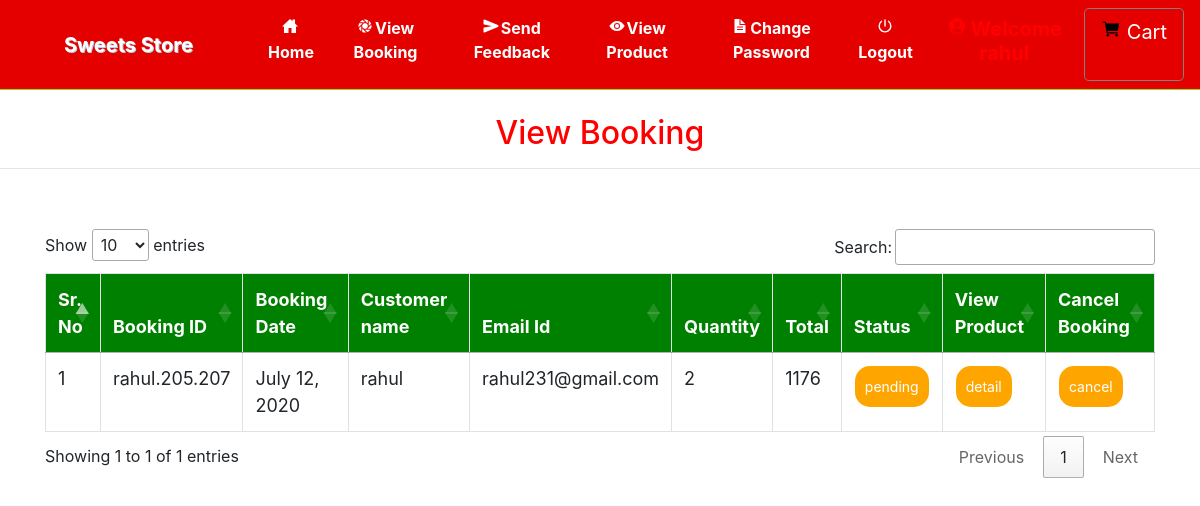
Page /admin_viewBooking (signed in) on the committed database.
### grocery/models.py (models this page shows, shortened)
class Booking(models.Model):
    status = models.ForeignKey(Status, on_delete=models.CASCADE, null=True)
    profile = models.ForeignKey(Profile, on_delete=models.CASCADE, null=True)
    booking_id = models.CharField(max_length=200,null=True)
    quantity = models.CharField(max_length=100,null=True)
    book_date = models.CharField(max_length=30, null=True)
    total = models.IntegerField(null=True)

class Profile(models.Model):
    user = models.ForeignKey(User, on_delete=models.CASCADE, null=True)
    dob = models.DateField(null=True)
    city = models.CharField(max_length=30, null=True)
    address = models.CharField(max_length=50, null=True)
    contact = models.CharField(max_length=10, null=True)
    image = models.FileField(null=True)

class Status(models.Model):
    name = models.CharField(max_length=20, null=True)

### grocery/views.py (the view)
# urls.py: path('admin_viewBooking', Admin_View_Booking, name='admin_viewBooking'),
def Admin_View_Booking(request):
    if not request.user.is_authenticated:
        return redirect('login_admin')
    book = Booking.objects.all()
    d = {'book': book}
    return render(request, 'admin_viewBokking.html', d)

### grocery/templates/admin_viewBokking.html (shortened to what this page needs)
{% extends 'navigation.html' %}
{% block body %}
<center><h2 style="color:red;margin-top:2%">View Booking</h2></center><hr>
 <div class="container">
<table class="table table-bordered" id="myTable">
  <thead>
  <tr>
    <th>Sr. No</th>
    <th>Booking ID</th>
    <th>Booking Date</th>
    <th>Customer name</th>
    <th>Email Id</th>
      <th>Quantity</th>
      <th>Total</th>
      <th>Status</th>
    <th>View Product</th>
    <th>Cancel Booking</th>
  </tr>
  </thead>
   <tbody>
{% for i in book %}
  <tr>
      <td>{{forloop.counter}}</td>
    <td>{{i.booking_id}}</td>
    <td>{{i.book_date}}</td>
    <td>{{i.profile.user.username}}</td>
    <td>{{i.profile.user.email}}</td>
      <td>{{i.quantity}}</td>
      <td>{{i.total}}</td>
    <td><a href="{% url 'Edit_status' i.booking_id i.id %}"><button class="button button1">{{i.status.name}}</button></a></td>
      <td><a href="{% url 'admin_booking_detail' i.booking_id i.id i.profile.user.id  %}"><button class="button button1">detail</button></a></td>
      <td><a href="{% url 'delete_admin_booking' i.booking_id i.id %}" onclick="return confirm('Are you sure?')"><button class="button button1" id="#delete">cancel</button></a></td>
  </tr>
   {% endfor %}
    </tbody>
</table>
 </div>
{% endblock %}

### grocery/templates/navigation.html (style rules this page uses)
* { box-sizing: border-box; }
#myTable { border-collapse: collapse; width: 100%; border: 1px solid #ddd; font-size: 18px; }
#myTable th { text-align: left; padding: 12px; background-color: green; color: white; }
#myTable td { text-align: left; padding: 12px; background-color: white; }
#myTable tr { border-bottom: 1px solid #ddd; }
.button { background-color: orange; border: none; color: white; padding: 10px; text-align: center; text-decoration: none; display: inline-block; font-size: 14px; margin: 1px 1px; cursor: pointer; }
.button1 { border-radius: 15px; }

### rows in the picture
Booking: booking_id "rahul.205.207", book_date "July 12, 2020", profile.user.username "rahul", profile.user.email "rahul231@gmail.com", quantity "2", total "1176", status.name "pending"
